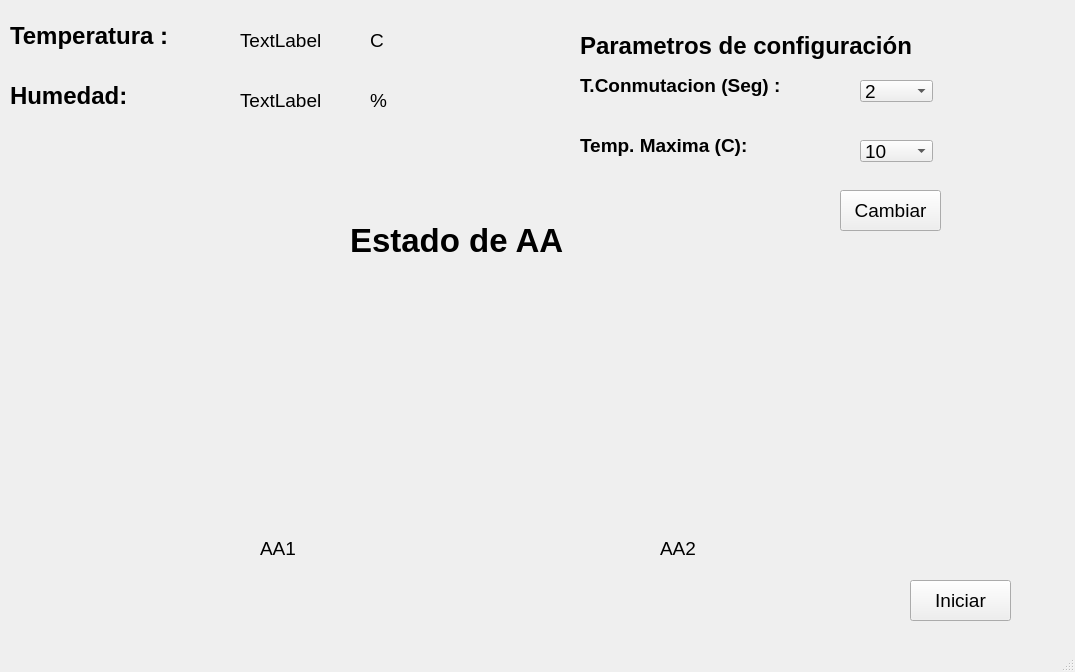
<?xml version="1.0" encoding="UTF-8"?>
<ui version="4.0">
 <class>MainWindow</class>
 <widget class="QMainWindow" name="MainWindow">
  <property name="geometry">
   <rect>
    <x>0</x>
    <y>0</y>
    <width>1075</width>
    <height>672</height>
   </rect>
  </property>
  <property name="font">
   <font>
    <pointsize>14</pointsize>
   </font>
  </property>
  <property name="windowTitle">
   <string>MainWindow</string>
  </property>
  <widget class="QWidget" name="centralwidget">
   <widget class="QLabel" name="TextoTempEstatico">
    <property name="geometry">
     <rect>
      <x>10</x>
      <y>10</y>
      <width>221</width>
      <height>51</height>
     </rect>
    </property>
    <property name="font">
     <font>
      <pointsize>18</pointsize>
      <weight>75</weight>
      <bold>true</bold>
     </font>
    </property>
    <property name="text">
     <string>Temperatura :</string>
    </property>
   </widget>
   <widget class="QLabel" name="TextoHumEstatico">
    <property name="geometry">
     <rect>
      <x>10</x>
      <y>70</y>
      <width>181</width>
      <height>51</height>
     </rect>
    </property>
    <property name="font">
     <font>
      <pointsize>18</pointsize>
      <weight>75</weight>
      <bold>true</bold>
     </font>
    </property>
    <property name="text">
     <string>Humedad:</string>
    </property>
   </widget>
   <widget class="QLabel" name="TextoCelciusEstatico">
    <property name="geometry">
     <rect>
      <x>370</x>
      <y>30</y>
      <width>55</width>
      <height>21</height>
     </rect>
    </property>
    <property name="text">
     <string>C</string>
    </property>
   </widget>
   <widget class="QLabel" name="TextoPorcEstatico">
    <property name="geometry">
     <rect>
      <x>370</x>
      <y>90</y>
      <width>55</width>
      <height>21</height>
     </rect>
    </property>
    <property name="text">
     <string>%</string>
    </property>
   </widget>
   <widget class="QLabel" name="TextoTempDinamico">
    <property name="geometry">
     <rect>
      <x>240</x>
      <y>30</y>
      <width>101</width>
      <height>21</height>
     </rect>
    </property>
    <property name="font">
     <font>
      <pointsize>14</pointsize>
     </font>
    </property>
    <property name="text">
     <string>TextLabel</string>
    </property>
   </widget>
   <widget class="QLabel" name="TextoHumDinamico">
    <property name="geometry">
     <rect>
      <x>240</x>
      <y>90</y>
      <width>111</width>
      <height>21</height>
     </rect>
    </property>
    <property name="font">
     <font>
      <pointsize>14</pointsize>
     </font>
    </property>
    <property name="text">
     <string>TextLabel</string>
    </property>
   </widget>
   <widget class="QLabel" name="TextoEstadosAAEstatico">
    <property name="geometry">
     <rect>
      <x>350</x>
      <y>210</y>
      <width>301</width>
      <height>61</height>
     </rect>
    </property>
    <property name="font">
     <font>
      <pointsize>25</pointsize>
      <weight>75</weight>
      <bold>true</bold>
     </font>
    </property>
    <property name="text">
     <string>Estado de AA</string>
    </property>
   </widget>
   <widget class="QLabel" name="TextoAA1Estatico">
    <property name="geometry">
     <rect>
      <x>260</x>
      <y>540</y>
      <width>55</width>
      <height>16</height>
     </rect>
    </property>
    <property name="font">
     <font>
      <pointsize>14</pointsize>
     </font>
    </property>
    <property name="text">
     <string>AA1</string>
    </property>
   </widget>
   <widget class="QLabel" name="TextoAA2Estatico">
    <property name="geometry">
     <rect>
      <x>660</x>
      <y>540</y>
      <width>55</width>
      <height>16</height>
     </rect>
    </property>
    <property name="font">
     <font>
      <pointsize>14</pointsize>
     </font>
    </property>
    <property name="text">
     <string>AA2</string>
    </property>
   </widget>
   <widget class="QLabel" name="figura1">
    <property name="geometry">
     <rect>
      <x>130</x>
      <y>290</y>
      <width>301</width>
      <height>211</height>
     </rect>
    </property>
    <property name="text">
     <string/>
    </property>
    <property name="pixmap">
     <pixmap>aire_encendido.png</pixmap>
    </property>
    <property name="scaledContents">
     <bool>true</bool>
    </property>
   </widget>
   <widget class="QLabel" name="figura2">
    <property name="geometry">
     <rect>
      <x>530</x>
      <y>290</y>
      <width>301</width>
      <height>201</height>
     </rect>
    </property>
    <property name="text">
     <string/>
    </property>
    <property name="pixmap">
     <pixmap>aire_apagado.png</pixmap>
    </property>
    <property name="scaledContents">
     <bool>true</bool>
    </property>
   </widget>
   <widget class="QLabel" name="TextoParamConfigEstatico">
    <property name="geometry">
     <rect>
      <x>580</x>
      <y>30</y>
      <width>441</width>
      <height>31</height>
     </rect>
    </property>
    <property name="font">
     <font>
      <pointsize>18</pointsize>
      <weight>75</weight>
      <bold>true</bold>
     </font>
    </property>
    <property name="text">
     <string>Parametros de configuración </string>
    </property>
   </widget>
   <widget class="QLabel" name="TextoTempConmuEstatico">
    <property name="geometry">
     <rect>
      <x>580</x>
      <y>60</y>
      <width>261</width>
      <height>51</height>
     </rect>
    </property>
    <property name="font">
     <font>
      <pointsize>14</pointsize>
      <weight>75</weight>
      <bold>true</bold>
     </font>
    </property>
    <property name="text">
     <string>T.Conmutacion (Seg) :</string>
    </property>
   </widget>
   <widget class="QLabel" name="TextoMaxTempEstatico">
    <property name="geometry">
     <rect>
      <x>580</x>
      <y>120</y>
      <width>231</width>
      <height>51</height>
     </rect>
    </property>
    <property name="font">
     <font>
      <pointsize>14</pointsize>
      <weight>75</weight>
      <bold>true</bold>
     </font>
    </property>
    <property name="text">
     <string>Temp. Maxima (C):</string>
    </property>
   </widget>
   <widget class="QComboBox" name="ComboBoxTconmu">
    <property name="geometry">
     <rect>
      <x>860</x>
      <y>80</y>
      <width>73</width>
      <height>22</height>
     </rect>
    </property>
    <item>
     <property name="text">
      <string>2</string>
     </property>
    </item>
    <item>
     <property name="text">
      <string>5</string>
     </property>
    </item>
    <item>
     <property name="text">
      <string>10</string>
     </property>
    </item>
   </widget>
   <widget class="QComboBox" name="ComboBoxTempMax">
    <property name="geometry">
     <rect>
      <x>860</x>
      <y>140</y>
      <width>73</width>
      <height>22</height>
     </rect>
    </property>
    <item>
     <property name="text">
      <string>10</string>
     </property>
    </item>
    <item>
     <property name="text">
      <string>15</string>
     </property>
    </item>
    <item>
     <property name="text">
      <string>20</string>
     </property>
    </item>
    <item>
     <property name="text">
      <string>21</string>
     </property>
    </item>
    <item>
     <property name="text">
      <string>25</string>
     </property>
    </item>
    <item>
     <property name="text">
      <string>30</string>
     </property>
    </item>
   </widget>
   <widget class="QPushButton" name="BotonCambiarParam">
    <property name="geometry">
     <rect>
      <x>840</x>
      <y>190</y>
      <width>101</width>
      <height>41</height>
     </rect>
    </property>
    <property name="text">
     <string>Cambiar</string>
    </property>
   </widget>
   <widget class="QPushButton" name="BotonIniciar">
    <property name="geometry">
     <rect>
      <x>910</x>
      <y>580</y>
      <width>101</width>
      <height>41</height>
     </rect>
    </property>
    <property name="text">
     <string>Iniciar</string>
    </property>
   </widget>
  </widget>
  <widget class="QStatusBar" name="statusbar"/>
 </widget>
 <resources/>
 <connections/>
</ui>
